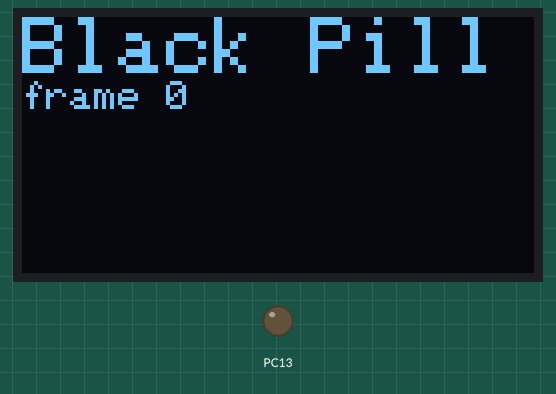
The sketch below on a simulated STM32 Black Pill. Parts: 128×64 one-colour display, output pins drawn as LEDs (lit = HIGH). Dashed ring = blinking. What the sketch prints to the serial monitor is not drawn.

Above: at 0.11 s.
At 10.04 s:
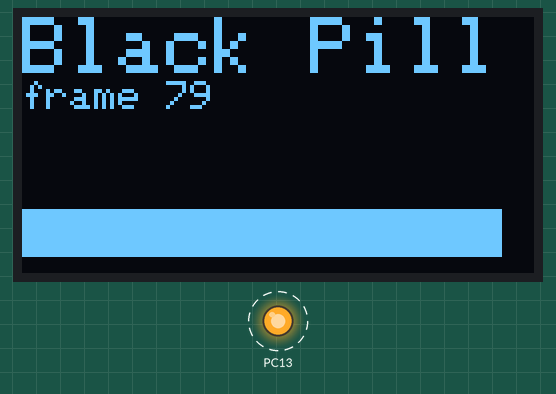
At 19.97 s:
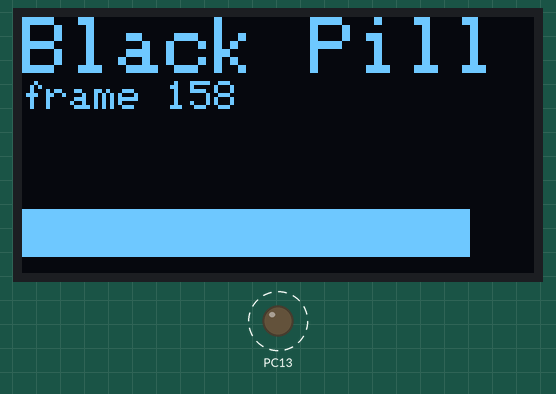
At 39.71 s:
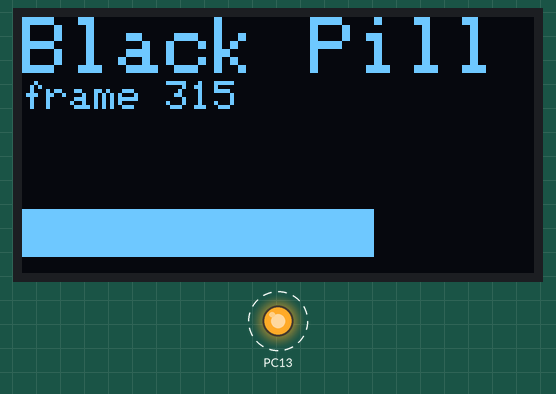
Timing chart, 0 to 40.0 s (numbered marks = the images above):
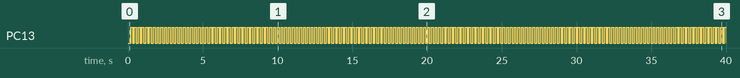

The sketch:

oled_blackpill.ino
```cpp
// e2e fixture: a Black Pill F411 drawing on an SSD1306 128x64 over Wire (PB7 SDA / PB6 SCL).
#include <Wire.h>
#include <Adafruit_GFX.h>
#include <Adafruit_SSD1306.h>
Adafruit_SSD1306 oled(128, 64, &Wire, -1);
int frame = 0;
void setup() {
  Serial.begin(115200);
  pinMode(PC13, OUTPUT);
  if (!oled.begin(SSD1306_SWITCHCAPVCC, 0x3C)) Serial.println("oled missing");
  else Serial.println("oled ok");
}
void loop() {
  oled.clearDisplay();
  oled.setTextSize(2);
  oled.setTextColor(SSD1306_WHITE);
  oled.setCursor(0, 0);
  oled.println("Black Pill");
  oled.setTextSize(1);
  oled.print("frame ");
  oled.println(frame);
  oled.fillRect(0, 48, (frame * 8) % 128, 12, SSD1306_WHITE);
  oled.display();
  digitalWrite(PC13, frame & 1);
  Serial.print("frame ");
  Serial.println(frame++);
  delay(100);
}
```

Measured:
- by itself, PC13: alternates HIGH for 0.13 s and LOW for 0.13 s
